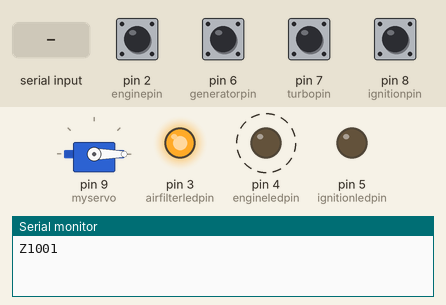
Recording of a sketch running on a simulated Arduino Uno, built with avr-gcc and run on an emulated ATmega328P. On the bench: servo, output pins drawn as LEDs (lit = HIGH), the last lines printed to the serial monitor. Dashed ring = blinking. The inputs (shaded band) are chosen by the test bench; at power-on: pin 2 (enginepin), pin 6 (generatorpin), pin 7 (turbopin), pin 8 (ignitionpin) HIGH.

Above: at 1.3 s.
1.4 s: pin 8 (ignitionpin) pulled LOW for 1.25 s
At 3.4 s:
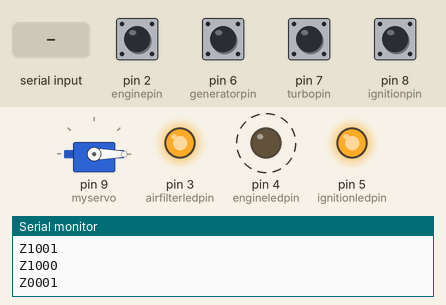
6.7 s: "1,90Z" received over the second serial link
At 8.9 s:
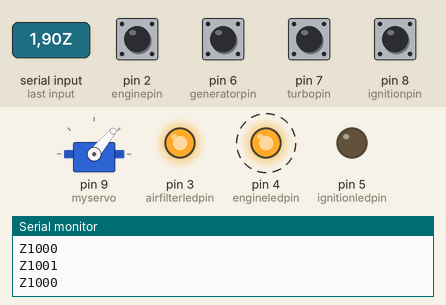
10.8 s: pin 8 (ignitionpin) pulled LOW for 1.25 s
At 12.7 s:
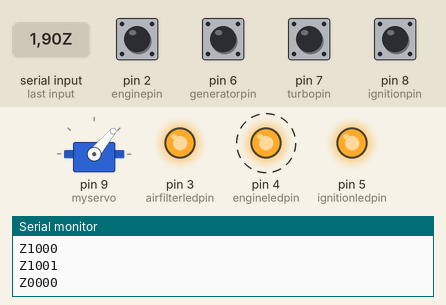
14.7 s: "90,45,200Z" received over the second serial link
At 17.0 s:
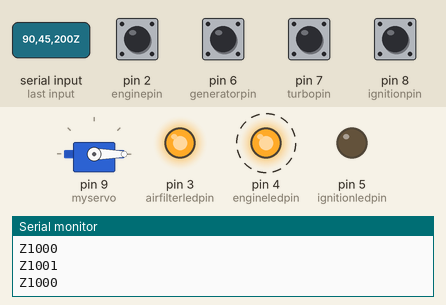
18.8 s: pin 8 (ignitionpin) pulled LOW for 1.25 s
At 20.9 s:
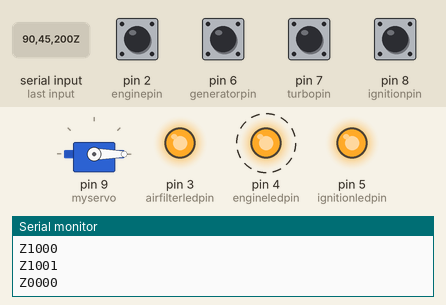
22.8 s: "1,90,45Z" received over the second serial link
At 26.1 s:
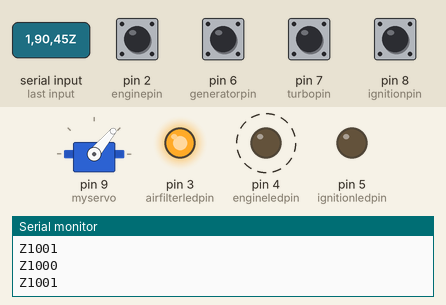
Timing chart, 0 to 27.9 s (numbered marks = the images above; inputs shaded):
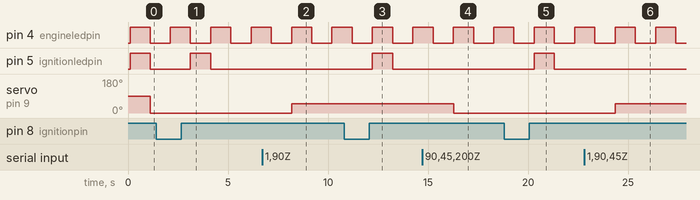

Measured:
- after the input at 1.4 s, pin 5 (ignitionledpin): LOW → HIGH after 1.7 s, → LOW 1.0 s later
- after the input at 6.7 s, servo on pin 9 (myservo): 0° → 50° after 1.5 s
- after the input at 10.8 s, pin 5 (ignitionledpin): LOW → HIGH after 1.4 s, → LOW 1.0 s later
- after the input at 14.7 s, servo on pin 9 (myservo): 50° → 0° after 1.6 s
- after the input at 18.8 s, pin 5 (ignitionledpin): LOW → HIGH after 1.5 s, → LOW 1.0 s later
- after the input at 22.8 s, servo on pin 9 (myservo): 0° → 50° after 1.6 s
- by itself, pin 4 (engineledpin): alternates HIGH for 1.0 s and LOW for 1.0 s

The sketch:

Arduino_SIH_Node_Dashboard.ino
```cpp
#include <SoftwareSerial.h>
#include <Servo.h>

Servo myservo;
void transmit();
void buttoncheck();
void leds();
void tacho();
void receive();

#define ignitionpin 8
#define turbopin  7
#define generatorpin  6
#define enginepin 2
#define ignitionledpin 5
#define engineledpin 4
#define airfilterledpin 3
#define servopin 9
int ignition = 0, turbo = 0, generator = 0, engine = 0, airfilter = 0;
int ignitionled = 0, throttle = 0;
int p0 = 0, p = 0;
String c1 = "";

SoftwareSerial mySerial(10, 11); // RX, TX

void setup() {

  Serial.begin(9600);
  mySerial.begin(9600);
  delay(100);
  myservo.attach(9);

  pinMode(ignitionpin , INPUT_PULLUP);
  pinMode(turbopin , INPUT_PULLUP);
  pinMode(generatorpin , INPUT_PULLUP);
  pinMode(enginepin , INPUT_PULLUP);
  pinMode(ignitionledpin , OUTPUT);
  pinMode(engineledpin , OUTPUT);
  pinMode(airfilterledpin , OUTPUT);
  digitalWrite(ignitionledpin , HIGH);
  digitalWrite(engineledpin , HIGH);
  digitalWrite(airfilterledpin , HIGH);
}

void loop() {
  receive();
  buttoncheck();
  leds();
  transmit();
  tacho();
}
 void transmit() {
    String s = "Z" + (String)ignition + (String)turbo + (String)generator + (String)engine;
    char buf[5];
    s.toCharArray(buf, 6);
    mySerial.write(buf);
    delay(5);
    Serial.println(buf);}

   void buttoncheck(){
   if(digitalRead(ignitionpin) == HIGH) ignition = 1;
   else ignition = 0;
   if(digitalRead(turbopin) == LOW) turbo = 1;
   else turbo = 0;
   if(digitalRead(generatorpin) == LOW) generator = 1;
   else generator = 0;
  if(digitalRead(enginepin) == HIGH)
  { if (engine == 0) engine = 1;
   else engine = 0;
    delay(1000);}
 }

 void leds()
 {
  if(ignition == 1) digitalWrite(ignitionledpin , LOW);
  else digitalWrite(ignitionledpin , HIGH);
  if(engine == 1) digitalWrite(engineledpin , LOW);
  else digitalWrite(engineledpin , HIGH);
  if(airfilter == 1) digitalWrite(airfilterledpin , LOW);
  else digitalWrite(airfilterledpin , HIGH);
 }

 void tacho()
 {
  p = throttle;
  if(p >= p0) myservo.write(map(p,0,180,0,100));
  else {
    for (p; p <= p0; p -= 1)
    {
    myservo.write(map(p,0,180,0,100));
    receive();
    if(throttle > p0) break;
    delay(15);
    }
    p0 = p;
    }
 }

void receive(){
  while (mySerial.available()) {c1 = mySerial.readStringUntil('Z'); }
  ignitionled = ((String)c1.charAt(0)).toInt();
  airfilter = ((String)c1.charAt(1)).toInt();
  throttle = c1.substring(2).toInt();
}
```
